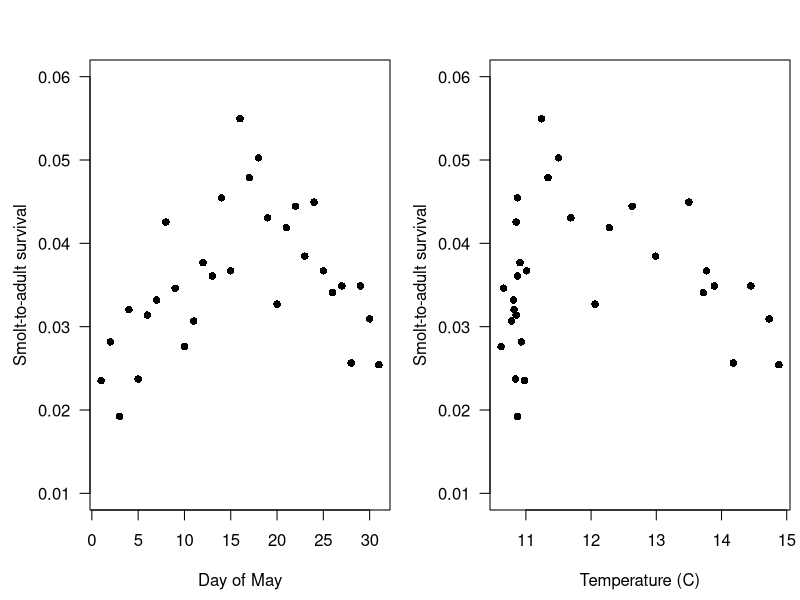
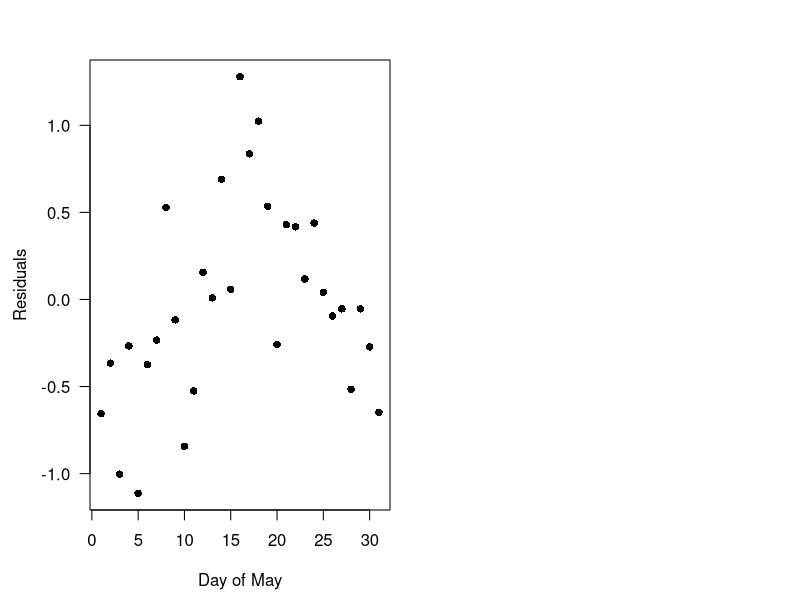
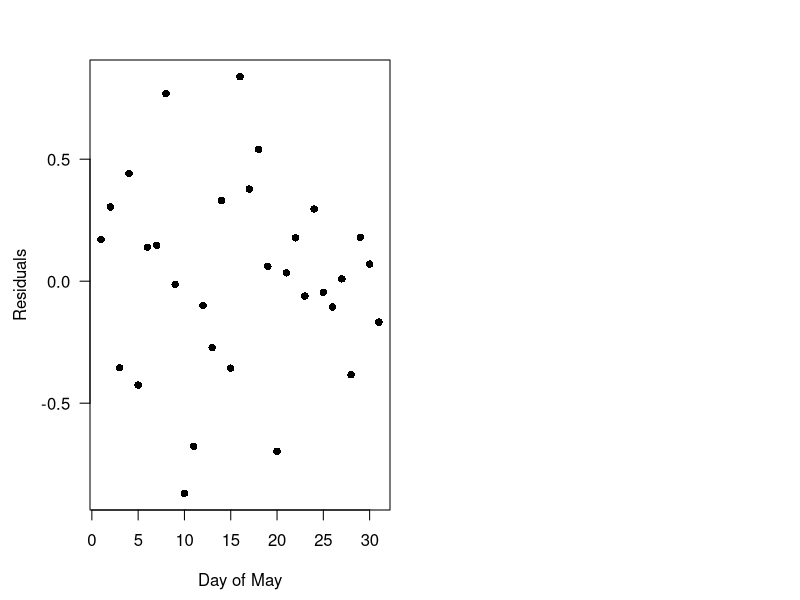
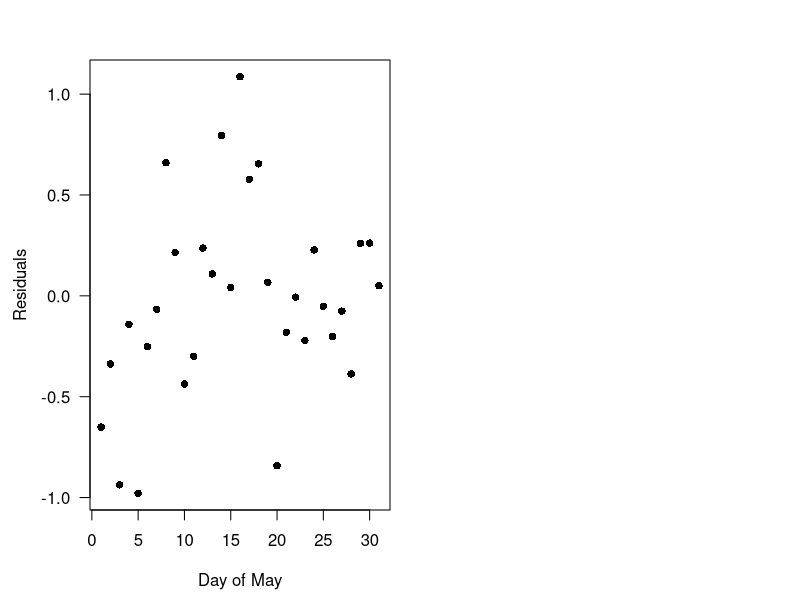
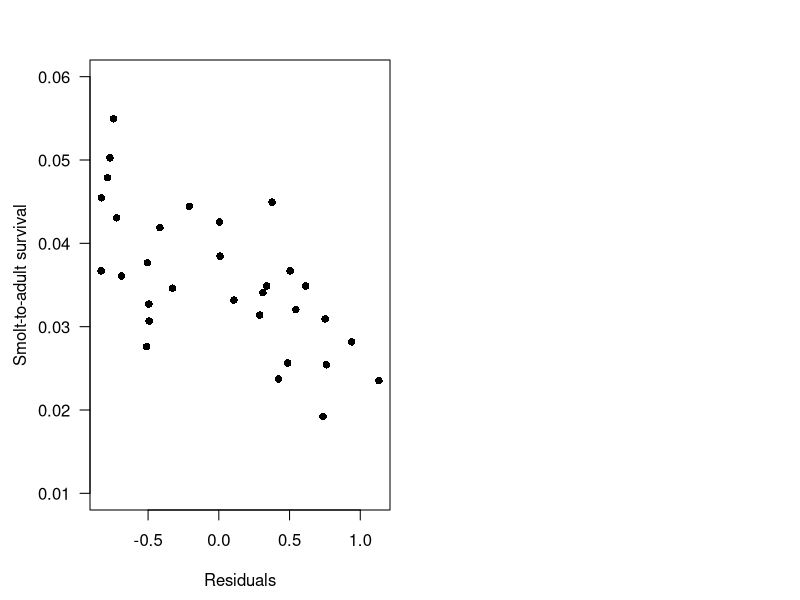
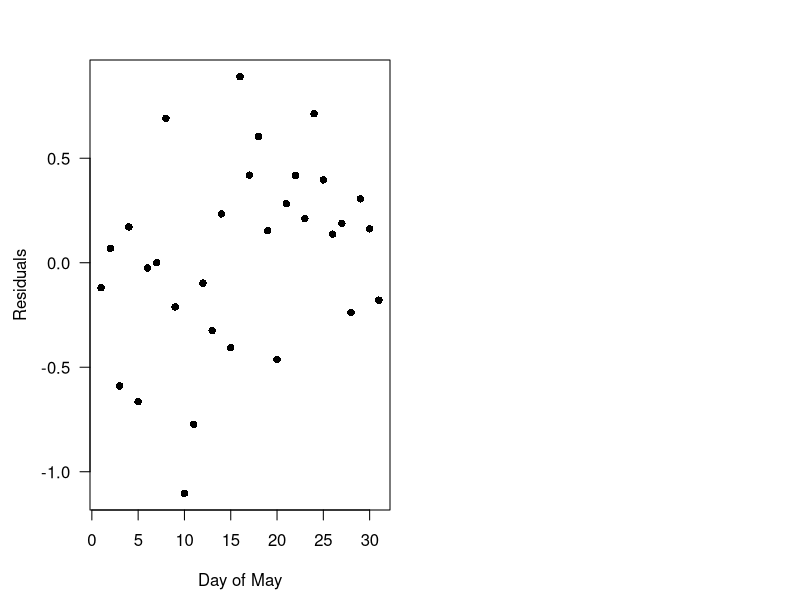
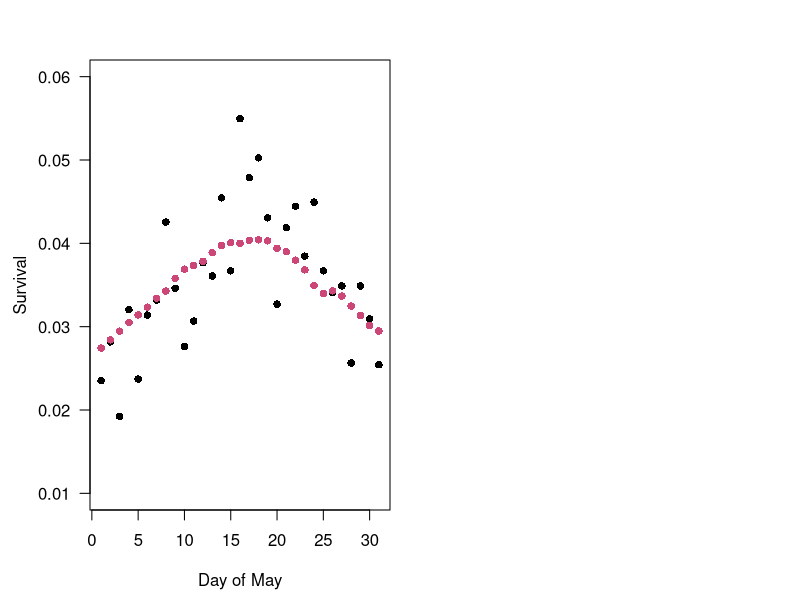
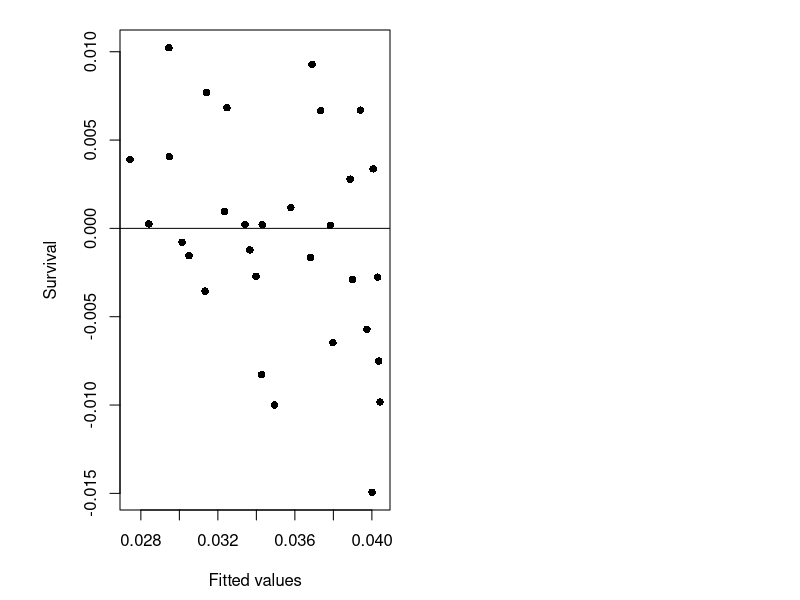

The R source for these figures, in order:
## ---- chunk 1
knitr::opts_chunk$set(echo = TRUE, message = FALSE, fig.align = "center")
## ---- chunk 2
## get the data
dat <- read.csv("srss_chin_sar.csv")

## estimated survival by day
dat$sar <- dat$adults / dat$smolts

## plot SAR vs day
par(mfrow = c(1, 2),
    mai = c(0.9, 0.9, 0.6, 0.1),
    omi = c(0, 0, 0, 0))
plot(dat$day, dat$sar, las = 1, pch = 16, ylim = c(0.01, 0.06),
     ylab = "Smolt-to-adult survival", xlab = "Day of May")
plot(dat$temp, dat$sar, las = 1, pch = 16, ylim = c(0.01, 0.06),
     ylab = "Smolt-to-adult survival", xlab = "Temperature (C)")
## ---- chunk 3
## correlation between day and temp
cor(dat$day, dat$temp)
## ---- chunk 4
## logistic regression model with only an intercept
## format the response as cbind(successes, failures)
model_d <- glm(cbind(adults, smolts - adults) ~ 1, data = dat,
               family = binomial(link = "logit"))
## model summary
summary(model_d)

## R^2 via the deviances
nn <- nrow(dat)
DM <- model_d$deviance
D0 <- model_d$null.deviance
# R^2
R2_d <- (1 - exp((DM - D0) / nn)) / (1 - exp(-D0 / nn))
## ---- chunk 5
## estimated mean survival
## option 1
mean(sar_hat_1 <- fitted(model_d))

## option 2
## linear predictor
eta <- predict(model_d, type = "link")
## mean response
mean(sar_hat_2 <- 1 / (1 + exp(-eta)))
## ---- chunk 6
## plot model 1 residuals vs day
par(mai = c(0.9, 0.9, 0.6, 0.1),
    omi = c(0, 0, 0, 0))
plot(dat$day, residuals(model_d), las = 1, pch = 16,
     ylab = "Residuals", xlab = "Day of May")
## ---- chunk 7
## logistic regression model with day and day^2
## format the response as cbind(successes, failures)
model_e <- glm(cbind(adults, smolts - adults) ~ day + I(day^2), data = dat,
               family = binomial(link = "logit"))
## model summary
summary(model_e)

## R^2 via the deviances
DM <- model_e$deviance
D0 <- model_e$null.deviance
# R^2
R2_e <- (1 - exp((DM - D0) / nn)) / (1 - exp(-D0 / nn))
## ---- chunk 8
## plot model 1 residuals vs day
par(mai = c(0.9, 0.9, 0.6, 0.1),
    omi = c(0, 0, 0, 0))
plot(dat$day, residuals(model_e), las = 1, pch = 16,
     ylab = "Residuals", xlab = "Day of May")
## ---- chunk 9
## logistic regression model with temp and temp^2
## format the response as cbind(successes, failures)
model_f <- glm(cbind(adults, smolts - adults) ~ temp + I(temp^2), data = dat,
               family = binomial(link = "logit"))
## model summary
summary(model_f)

## R^2 via the deviances
DM <- model_f$deviance
D0 <- model_f$null.deviance
# R^2
R2_f <- (1 - exp((DM - D0) / nn)) / (1 - exp(-D0 / nn))
## ---- chunk 10
## plot model 1 residuals vs day
par(mai = c(0.9, 0.9, 0.6, 0.1),
    omi = c(0, 0, 0, 0))
plot(dat$day, residuals(model_f), las = 1, pch = 16,
     ylab = "Residuals", xlab = "Day of May")
## ---- chunk 11
## linear regression of temp vs day
model_g <- lm(temp ~ day, data = dat)
## model residuals
resids_g <- residuals(model_g)

## plot survival vs residuals
par(mai = c(0.9, 0.9, 0.6, 0.1),
    omi = c(0, 0, 0, 0))
plot(resids_g, dat$sar, las = 1, pch = 16, ylim = c(0.01, 0.06),
     ylab = "Smolt-to-adult survival", xlab = "Residuals")
## ---- chunk 12
## logistic regression model with residuals
## format the response as cbind(successes, failures)
model_h <- glm(cbind(adults, smolts - adults) ~ resids_g, data = dat,
               family = binomial(link = "logit"))
## model summary
summary(model_h)

## R^2 via the deviances
DM <- model_h$deviance
D0 <- model_h$null.deviance
# R^2
R2_h <- (1 - exp((DM - D0) / nn)) / (1 - exp(-D0 / nn))
## ---- chunk 13
## plot model 1 residuals vs day
par(mai = c(0.9, 0.9, 0.6, 0.1),
    omi = c(0, 0, 0, 0))
plot(dat$day, residuals(model_h), las = 1, pch = 16,
     ylab = "Residuals", xlab = "Day of May")
## ---- chunk 14
## use kable for table formatting
library(kableExtra)

## table of aic values
tbl_aic <- data.frame(Model = rep(NA, 4), k = rep(NA, 4), AICc = rep(NA, 4),
                      deltaAICc = rep(NA, 4), Weight = rep(NA, 4), ER = rep(NA, 4))
colnames(tbl_aic)[c(2,4)] <- c("$k$", "$\\Delta$AICc")
## model names
tbl_aic[,1] <- c("intercept only", "day + day$^2$",
                 "temp + temp$^2$", "day-temp residuals")
## number of params & AIC values
tbl_aic[,2:3] <- AIC(model_d, model_e, model_f, model_h)
## convert AIC to AICc
tbl_aic[,3] <- tbl_aic[,3] + (2 * tbl_aic[,2] * (tbl_aic[,2] + 1)) /
  (nn - tbl_aic[,2] - 1)
## delta-AIC values
tbl_aic[,4] <- tbl_aic[,3] - min(tbl_aic[,3])
## Akaike weights
tbl_aic[,5] <- exp(-0.5 * tbl_aic[,4]) / sum(exp(-0.5 * tbl_aic[,4]))
## evidence ratios
tbl_aic[,6] <- exp(0.5 * tbl_aic[,4])
## print table
kbl(tbl_aic[order(tbl_aic[,"AICc"]),], align = "lccccc",
      digits = c(NA, 1, 1, 1, 3, 1), row.names = FALSE,
      escape = FALSE, linesep = "", booktabs = TRUE,
      caption = "Model selection results based upon AICc;
      $k$ is the number of parameters in the model
      and ER is the evidence ratio.\\\\") |>
  kable_styling(position = "center", latex_options = "hold_position")
## ---- chunk 15
## get model-averaged results
fits <- matrix(NA, nrow = nn, ncol= 4)
fits[,1] <- fitted(model_d)
fits[,2] <- fitted(model_e)
fits[,3] <- fitted(model_f)
fits[,4] <- fitted(model_h)
ma_fits <- fits %*% matrix(tbl_aic[,"Weight"], 4, 1)

## plot model 1 residuals vs day
par(mai = c(0.9, 0.9, 0.6, 0.1),
    omi = c(0, 0, 0, 0))
plot(dat$day, dat$sar, las = 1, pch = 16, ylim = c(0.01, 0.06),
     ylab = "Survival", xlab = "Day of May")
points(dat$day, ma_fits, pch = 16,
       col = viridis::plasma(1, 1, 0.5, 0.5))
## ---- chunk 16
## residuals
ma_res <- ma_fits - dat$sar

## plot residuals vs fitted
par(mai = c(0.9, 1.2, 0.3, 0.1),
    omi = c(0, 0, 0, 0))
plot(ma_fits, ma_res, pch = 16,
     ylab = "Survival", xlab = "Fitted values")
abline(h = 0)

## QQ plot
par(mai = c(0.9, 0.9, 0.3, 0.1),
    omi = c(0, 0, 0, 0))
qqnorm(ma_res, pch = 16)
qqline(ma_res)

## ACF plot
par(mai = c(0.9, 0.9, 0.3, 0.1),
    omi = c(0, 0, 0, 0))
acf(ma_res)
